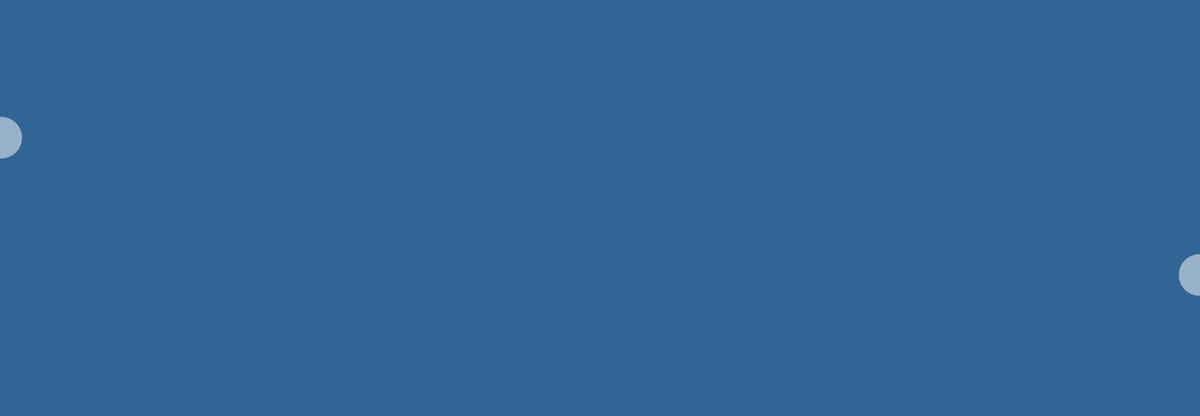
Frame 1 (no input)
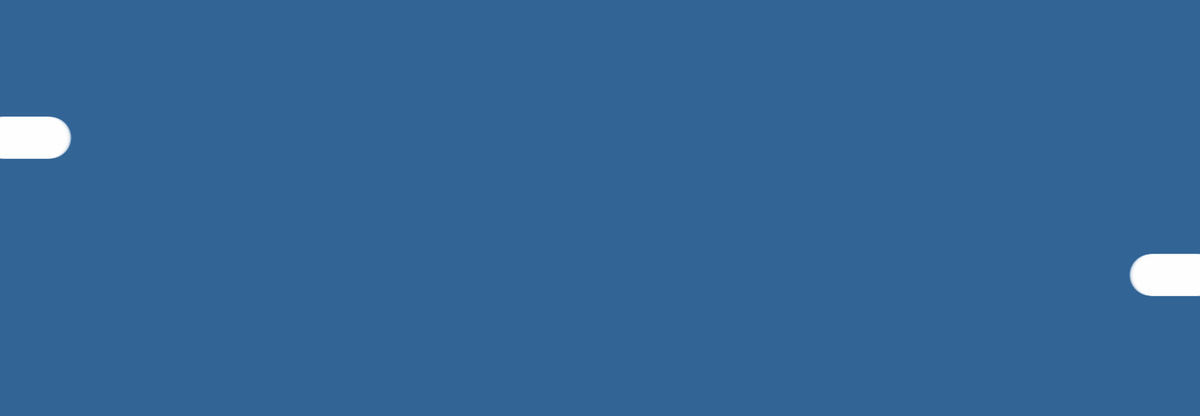
Frame 60 (the mouse pressed at the canvas centre just before this capture)
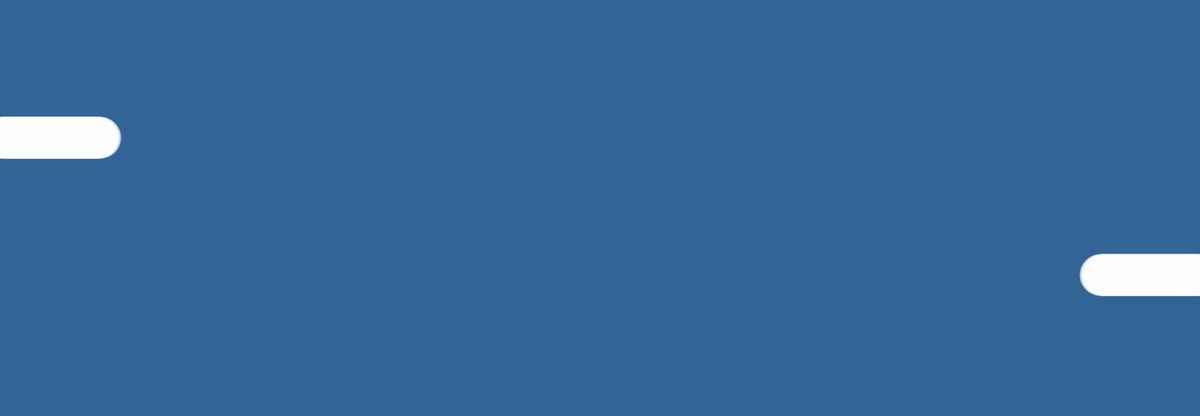
Frame 120 (the mouse held since frame 60 and released just before this capture)

The Processing sketch that drew these frames (run headless with seeded random() and noise(); from frame 60 on, the mouse is pressed at the canvas centre):

// Processing sketch: e05_uzycie_zmiennych_bez_zmiennych
// ── e05_uzycie_zmiennych_bez_zmiennych.pde
void setup() {
  size(1440, 500);
  background(50, 100, 150);
  strokeWeight(50);
  stroke(255, 255, 255, 255/2);
  frameRate(60);
}

void draw() { 
  point(frameCount, height * 0.33);
  point(width - frameCount, height * 0.66);
}
